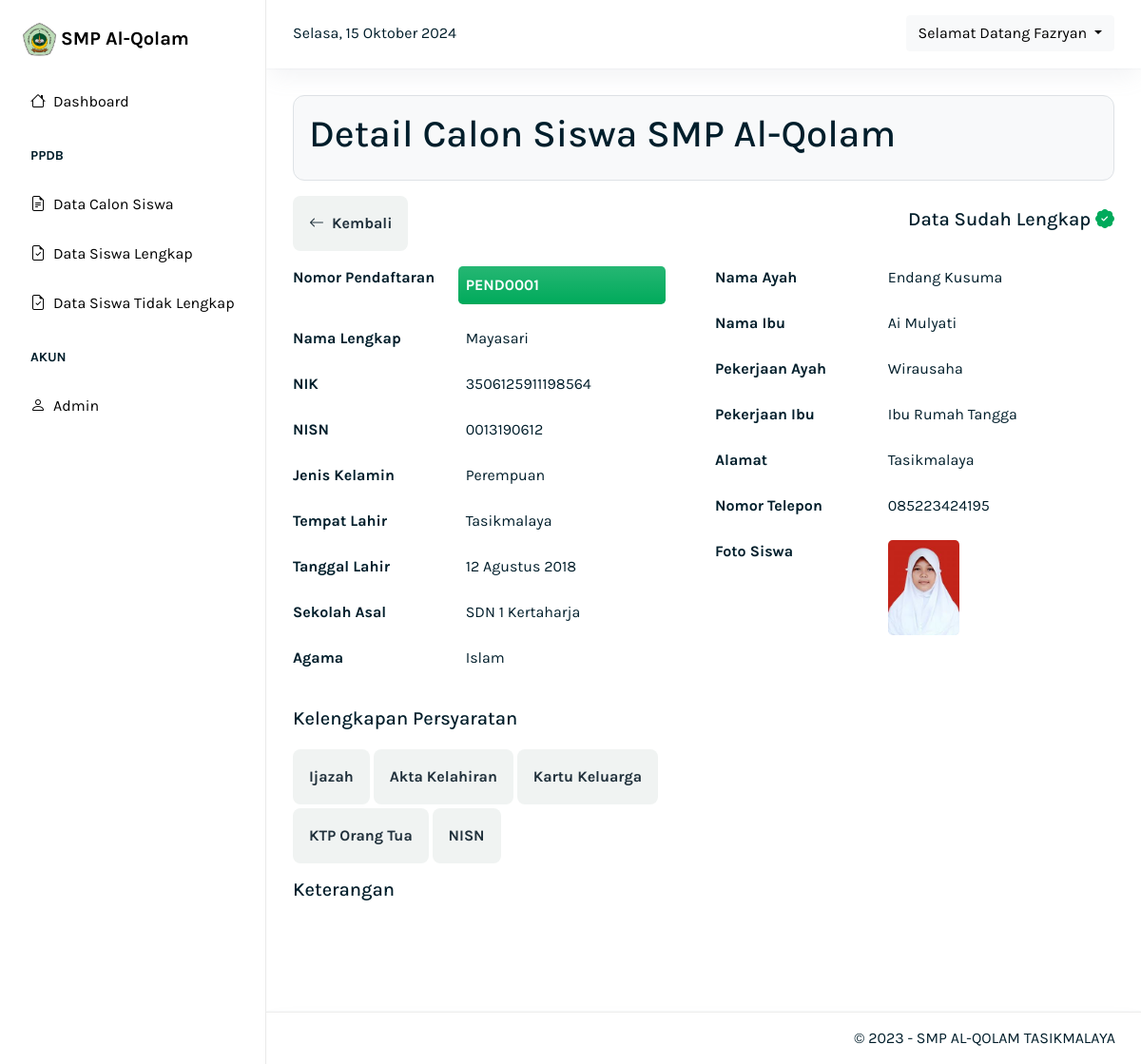
The app's page /dashboard/detail_siswa.php?id_pendaftaran=PEND0001 (signed in) with its own data.
### tables this page shows
CREATE TABLE `pendaftaran` (
  `id_pendaftaran` varchar(11) NOT NULL,
  `nama_lengkap` varchar(100) NOT NULL,
  `nik` varchar(100) NOT NULL,
  `nisn` varchar(100) NOT NULL,
  `jenis_kelamin` varchar(12) NOT NULL,
  `tempat_lahir` varchar(100) NOT NULL,
  `tanggal_lahir` varchar(100) NOT NULL,
  `sekolah_asal` varchar(100) NOT NULL,
  `agama` varchar(15) NOT NULL,
  `nama_ayah` varchar(100) NOT NULL,
  `nama_ibu` varchar(100) NOT NULL,
  `pekerjaan_ayah` varchar(100) NOT NULL,
  `pekerjaan_ibu` varchar(100) NOT NULL,
  `alamat` text NOT NULL,
  `nomor_telepon` varchar(13) NOT NULL,
  `pdf_ijazah` varchar(100) NOT NULL,
  `pdf_akta` varchar(100) NOT NULL,
  `pdf_kk` varchar(100) NOT NULL,
  `pdf_ktp` varchar(100) NOT NULL,
  `pdf_nisn` varchar(100) NOT NULL,
  `foto` varchar(100) NOT NULL,
  `tgl_pendaftaran` timestamp NOT NULL DEFAULT current_timestamp() ON UPDATE current_timestamp(),
  `status` tinyint(4) NOT NULL DEFAULT 0
);

### dashboard/detail_siswa.php (the view, shortened to what this page needs)
<?php
include "../config/fungsi.php";
$id_pendaftaran = $_GET["id_pendaftaran"];
$pendaftaran = mysqli_query($koneksi, "SELECT * FROM pendaftaran WHERE id_pendaftaran = '$id_pendaftaran'");
$data = mysqli_fetch_assoc($pendaftaran);
$pesan_keterangan = mysqli_query($koneksi, "SELECT * FROM keterangan WHERE id_pendaftaran = '$id_pendaftaran'");
?>
<!DOCTYPE html>
<html lang="en">
<head>
    <link rel="stylesheet" href="../asset/css/bootstrap.css">
    <link rel="stylesheet" href="../asset/css/style.css">
    <link rel="stylesheet" href="https://cdn.jsdelivr.net/npm/bootstrap-icons@1.10.5/font/bootstrap-icons.css">
</head>
<body>
    <nav class="navbar navbar-expand-lg navbar-glass shadow-2">
        <div class="container-fluid">
            <div class="d-flex justify-content-between align-items-center w-100">
                <div>
                    <div id="waktu" class="d-none d-xl-block"></div>
                </div>
                <div class="dropdown">
                    <button class="btn btn-light dropdown-toggle text-capitalize" type="button" id="dropdownMenuButton1" data-bs-toggle="dropdown" aria-expanded="false">
                        Selamat Datang <?= $_SESSION["username"] ?>
                    </button>
                </div>
            </div>
        </div>
    </nav>
    <div class="wrapper">
        <nav class="navbar-vertical-nav">
            <div class="navbar-vertical">
                <div class="p-4">
                    <a href="../ppdb/index.php" class="navbar-brand fw-bold">
                        <img src="../asset/img/logosmp.jpg" class="" width="35" alt="">
                        SMP Al-Qolam
                    </a>
                </div>
                <div class="navbar-vertical-content flex-grow-1">
                    <ul class="navbar-nav flex-column">
                        <li class="nav-item">
                            <a href="index.php" class="nav-link"><i class="bi bi-house me-2"></i> Dashboard</a>
                        </li>
                        <li class="nav-item my-3 ps-3">
                            <span class="fw-bold fs-14">PPDB</span>
                        </li>
                        <li class="nav-item">
                            <a href="data_calon_siswa.php" class="nav-link "><i class="bi bi-file-earmark-text me-2"></i>Data Calon
                                Siswa</a>
                        </li>
                        <li class="nav-item">
                            <a href="data_siswa_lengkap.php" class="nav-link"><i class="bi bi-file-earmark-check me-2"></i> Data Siswa Lengkap</a>
                        </li>
                        <li class="nav-item">
                            <a href="data_siswa_tidak_lengkap.php" class="nav-link"><i class="bi bi-file-earmark-check me-2"></i> Data Siswa Tidak Lengkap</a>
                        </li>
                        <li class="nav-item my-3 ps-3">
                            <span class="fw-bold fs-14">AKUN</span>
                        </li>
                        <li class="nav-item">
                            <a href="admin.php" class="nav-link"><i class="bi bi-person me-2"></i> Admin</a>
                        </li>
                    </ul>
                </div>
            </div>
        </nav>
        <div class="main-panel">
            <div class="content">
                <div class="container">
                    <div class="row">
                        <div class="col-12">
                            <div class="bg-light border rounded-8 p-3">
                                <h1 class="fw-500">Detail Calon Siswa SMP Al-Qolam</h1>
                            </div>
                        </div>
                    </div>
                    <div class="d-block d-md-flex justify-content-between align-items-center">
                        <a href="data_calon_siswa.php" class="btn btn-gray fw-bold mt-3 p-3"><i class="bi bi-arrow-left me-2"></i>Kembali</a>
                        <?php if ($data["status"] == 1) : ?>
                            <h5 class="mt-3">Data Sudah Lengkap <i class="bi bi-patch-check-fill text-green"></i></h5>
                        <?php endif ?>
                    </div>
                    <div class="row mt-3">
                        <div class="col-lg-6">
                            <dl class="row g-0 g-md-3">
                                <dt class="col-sm-5">Nomor Pendaftaran</dt>
                                <dd class="col-sm-7 py-2 w-50 ps-2 bg-green bg-gradient rounded-3 fw-bold text-white"><?= $data["id_pendaftaran"] ?></dd>
                                <dt class="col-sm-5">Nama Lengkap</dt>
                                <dd class="col-sm-7"><?= $data["nama_lengkap"] ?></dd>
                                <dt class="col-sm-5">NIK</dt>
                                <dd class="col-sm-7"><?= $data["nik"] ?></dd>
                                <dt class="col-sm-5">NISN</dt>
                                <dd class="col-sm-7"><?= $data["nisn"] ?></dd>
                                <dt class="col-sm-5">Jenis Kelamin</dt>
                                <dd class="col-sm-7"><?= $data["jenis_kelamin"] ?></dd>
                                <dt class="col-sm-5">Tempat Lahir</dt>
                                <dd class="col-sm-7"><?= $data["tempat_lahir"] ?></dd>
                                <dt class="col-sm-5">Tanggal Lahir</dt>
                                <dd class="col-sm-7"><?= $data["tanggal_lahir"] ?></dd>
                                <dt class="col-sm-5">Sekolah Asal</dt>
                                <dd class="col-sm-7"><?= $data["sekolah_asal"] ?></dd>
                                <dt class="col-sm-5">Agama</dt>
                                <dd class="col-sm-7"><?= $data["agama"] ?></dd>
                            </dl>
                        </div>
                        <div class="col-lg-6">
                            <dl class="row g-0 g-md-3">
                                <dt class="col-sm-5">Nama Ayah</dt>
                                <dd class="col-sm-7"><?= $data["nama_ayah"] ?></dd>
                                <dt class="col-sm-5">Nama Ibu</dt>
                                <dd class="col-sm-7"><?= $data["nama_ibu"] ?></dd>
                                <dt class="col-sm-5">Pekerjaan Ayah</dt>
                                <dd class="col-sm-7"><?= $data["pekerjaan_ayah"] ?></dd>
                                <dt class="col-sm-5">Pekerjaan Ibu</dt>
                                <dd class="col-sm-7"><?= $data["pekerjaan_ibu"] ?></dd>
                                <dt class="col-sm-5">Alamat</dt>
                                <dd class="col-sm-7"><?= $data["alamat"] ?></dd>
                                <dt class="col-sm-5">Nomor Telepon</dt>
                                <dd class="col-sm-7"><?= $data["nomor_telepon"] ?></dd>
                                <dt class="col-sm-5">Foto Siswa</dt>
                                <dd class="col-sm-7">
                                    <img src="<?= $data["foto"] ?>" width="75" class="rounded-3" alt="foto siswa">
                                </dd>
                            </dl>
                        </div>
                    </div>
                    <div class="row">
                        <h5 class="my-3">Kelengkapan Persyaratan</h5>
                        <div class="col-lg-7">
                            <a href="load_ijazah.php?id_pendaftaran=<?= $data["id_pendaftaran"] ?>" target="_blank" class="btn btn-gray mt-1 p-3 fw-bold">Ijazah</a>
                            <a href="load_akta.php?id_pendaftaran=<?= $data["id_pendaftaran"] ?>" target="_blank" class="btn btn-gray mt-1 p-3 fw-bold">Akta Kelahiran</a>
                            <a href="load_kk.php?id_pendaftaran=<?= $data["id_pendaftaran"] ?>" target="_blank" class="btn btn-gray mt-1 p-3 fw-bold">Kartu Keluarga</a>
                            <a href="load_ktp.php?id_pendaftaran=<?= $data["id_pendaftaran"] ?>" target="_blank" class="btn btn-gray mt-1 p-3 fw-bold">KTP Orang Tua</a>
                            <a href="load_nisn.php?id_pendaftaran=<?= $data["id_pendaftaran"] ?>" target="_blank" class="btn btn-gray mt-1 p-3 fw-bold">NISN</a>
                        </div>
                        <div class="col-lg-5 mt-3 mt-lg-0">
                        </div>
                    </div>
                    <div class="row">
                        <?php if ($pesan_keterangan) : ?>
                            <div class="col-12">
                                <h5 class="my-3">Keterangan </h5>
                            </div>
                        <?php endif ?>
                    </div>
                </div>
            </div>
            <footer class="footer shadow-2">
                <div class="container">
                    <div class="row">
                        <div class="col-12 text-end">
                            <span>&copy; 2023 - SMP AL-QOLAM TASIKMALAYA</span>
                        </div>
                    </div>
                </div>
            </footer>
        </div>
    </div>
</body>
</html>

### asset/css/style.css (style rules this page uses)
:root { --font-rubick: 'Rubick'; --font-roboto: 'Roboto'; --color-dark: #001e2b; --color-default: #0c0c0b; --color-gray: #5c6c75; --color-gray-100: #f0f3f2; --color-gray-200: #ecf0ef; --color-gray-300: #cccfce; --color-gray-500: #889397; --color-gray-700: #3d4f58; --color-gray-800: #21313c; --color-green: #00AA5B; --color-green-light: #ceefce; --color-green-hover: #098A4E; --color-blue: #016bf8; --border-color-green: #00AA5B; --border-color-default: #E9E9E7; --border-color-3: #c0c2c2; --border-color-3: rgb(242, 248, 254); }
body { font-family: 'Karla', sans-serif; color: var(--color-dark); }
a { text-decoration: none; color: #000; }
.navbar-glass { -webkit-backdrop-filter: blur(6px); backdrop-filter: blur(6px); background-color: hsla(0, 0%, 100%, .8); background-image: none; box-shadow: none; box-sizing: border-box; color: var(--fc-gray-600); display: flex; flex-direction: column; flex-shrink: 0; height: 72px; left: auto; padding: 1rem; position: fixed; right: 0; top: 0; width: calc(100% - 280px); z-index: 1034; }
.wrapper { display: flex; min-height: 100vh; position: relative; top: 0; }
.navbar-vertical-nav { display: block; flex-shrink: 0; width: 280px; }
.navbar-vertical { background-color: #fff; display: flex; flex-direction: column; border-right: 1px solid #eaeaea; height: 100%; position: fixed; top: 0; left: 0; width: 280px; z-index: 1200; }
.navbar-vertical-content .navbar-nav .nav-item .nav-link { align-items: center; border-radius: 8px; color: #000; display: flex; height: 48px; justify-content: flex-start; margin: 0 0 4px; min-width: 0; padding: 8px 12px 8px 16px; position: relative; text-align: left; text-transform: capitalize; transition: .3s; }
.navbar-vertical-content .navbar-nav { padding: 0 16px; }
.main-panel { position: relative; width: calc(100% - 280px); height: 100vh; min-height: 100%; float: right; transition: all .3s; }
.content { flex-grow: 1; padding: 100px 16px; width: 100%; min-height: calc(100% - 55px); overflow: hidden; }
.wrapper .footer { border-top: 1px solid #eee; padding: 15px; position: absolute; width: 100%; }
.nav-link { color: #000 !important; }
.text-green { color: var(--color-green); }
.bg-green { background-color: var(--color-green); }
.btn-gray { background: var(--color-gray-100); color: var(--color-gray-800); border-radius: 8px; transition: 0.2s; }
.fs-14 { font-size: 14px; }
.fw-500 { font-weight: 500; }
.rounded-8 { border-radius: 0.75rem; }
.shadow-2 { box-shadow: 0 0 2px rgba(145, 158, 171, .2), 0 12px 24px -4px rgba(145, 158, 171, .12); }

### records on screen
pendaftaran: id_pendaftaran "PEND0001", nama_lengkap "Mayasari", nik "3506125911198564", nisn "0013190612", jenis_kelamin "Perempuan", tempat_lahir "Tasikmalaya", tanggal_lahir "12 Agustus 2018", sekolah_asal "SDN 1 Kertaharja", agama "Islam", nama_ayah "Endang Kusuma", nama_ibu "Ai Mulyati", pekerjaan_ayah "Wirausaha", pekerjaan_ibu "Ibu Rumah Tangga", alamat "Tasikmalaya", nomor_telepon "085223424195", foto (picture)

### other values on screen
$_SESSION["username"] "Fazryan"
